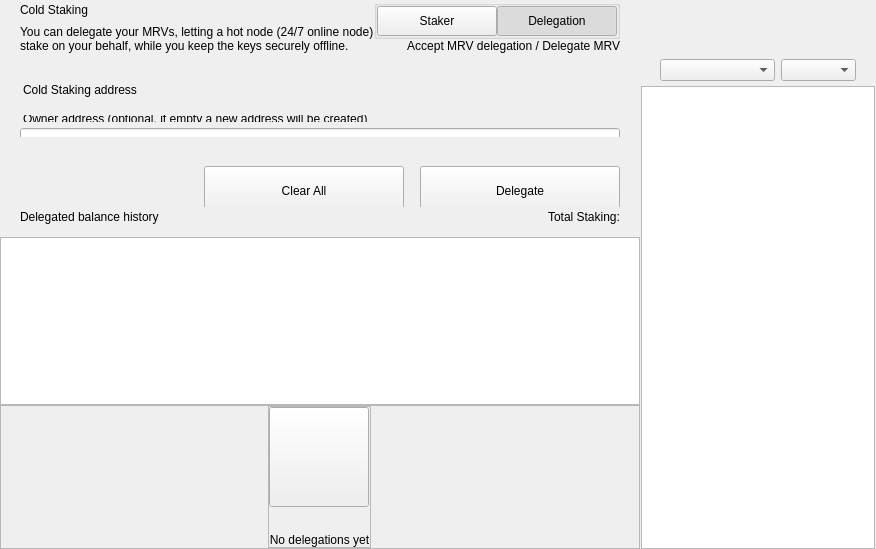
<?xml version="1.0" encoding="UTF-8"?>
<ui version="4.0">
 <class>ColdStakingWidget</class>
 <widget class="QWidget" name="ColdStakingWidget">
  <property name="geometry">
   <rect>
    <x>0</x>
    <y>0</y>
    <width>629</width>
    <height>549</height>
   </rect>
  </property>
  <property name="windowTitle">
   <string>Form</string>
  </property>
  <layout class="QHBoxLayout" name="horizontalLayout_1" stretch="2,1">
   <property name="spacing">
    <number>0</number>
   </property>
   <property name="leftMargin">
    <number>0</number>
   </property>
   <property name="topMargin">
    <number>0</number>
   </property>
   <property name="rightMargin">
    <number>0</number>
   </property>
   <property name="bottomMargin">
    <number>0</number>
   </property>
   <item>
    <widget class="QWidget" name="left" native="true">
     <layout class="QVBoxLayout" name="verticalLayout_3">
      <property name="leftMargin">
       <number>0</number>
      </property>
      <property name="topMargin">
       <number>0</number>
      </property>
      <property name="rightMargin">
       <number>0</number>
      </property>
      <property name="bottomMargin">
       <number>0</number>
      </property>
      <item>
       <layout class="QVBoxLayout" name="verticalLayout_2">
        <property name="spacing">
         <number>0</number>
        </property>
        <item>
         <layout class="QVBoxLayout" name="verticalLayoutTop">
          <property name="spacing">
           <number>0</number>
          </property>
          <property name="leftMargin">
           <number>0</number>
          </property>
          <property name="rightMargin">
           <number>0</number>
          </property>
          <item>
           <widget class="QWidget" name="containerTitle" native="true">
            <property name="sizePolicy">
             <sizepolicy hsizetype="Preferred" vsizetype="Minimum">
              <horstretch>0</horstretch>
              <verstretch>0</verstretch>
             </sizepolicy>
            </property>
            <property name="maximumSize">
             <size>
              <width>16777215</width>
              <height>100</height>
             </size>
            </property>
            <layout class="QHBoxLayout" name="containerTitleLayout">
             <property name="spacing">
              <number>0</number>
             </property>
             <property name="leftMargin">
              <number>20</number>
             </property>
             <property name="topMargin">
              <number>0</number>
             </property>
             <property name="rightMargin">
              <number>20</number>
             </property>
             <property name="bottomMargin">
              <number>0</number>
             </property>
             <item>
              <layout class="QVBoxLayout" name="verticalLayout11">
               <property name="spacing">
                <number>5</number>
               </property>
               <item>
                <widget class="QLabel" name="labelTitle">
                 <property name="text">
                  <string>Cold Staking</string>
                 </property>
                </widget>
               </item>
               <item>
                <widget class="QLabel" name="labelSubtitle1">
                 <property name="maximumSize">
                  <size>
                   <width>16777215</width>
                   <height>16777215</height>
                  </size>
                 </property>
                 <property name="text">
                  <string>You can delegate your MRVs, letting a hot node (24/7 online node)
stake on your behalf, while you keep the keys securely offline.</string>
                 </property>
                </widget>
               </item>
              </layout>
             </item>
             <item>
              <spacer name="horizontalSpacer">
               <property name="orientation">
                <enum>Qt::Horizontal</enum>
               </property>
               <property name="sizeHint" stdset="0">
                <size>
                 <width>40</width>
                 <height>20</height>
                </size>
               </property>
              </spacer>
             </item>
             <item>
              <widget class="QWidget" name="containerViewPrivacyChecks" native="true">
               <layout class="QVBoxLayout" name="containerPrivacyChecks">
                <property name="spacing">
                 <number>0</number>
                </property>
                <property name="leftMargin">
                 <number>0</number>
                </property>
                <property name="topMargin">
                 <number>0</number>
                </property>
                <property name="rightMargin">
                 <number>0</number>
                </property>
                <property name="bottomMargin">
                 <number>0</number>
                </property>
                <item alignment="Qt::AlignHCenter|Qt::AlignVCenter">
                 <widget class="QGroupBox" name="groupBox">
                  <property name="title">
                   <string/>
                  </property>
                  <layout class="QHBoxLayout" name="horizontalLayout_2_1">
                   <property name="spacing">
                    <number>0</number>
                   </property>
                   <property name="leftMargin">
                    <number>0</number>
                   </property>
                   <property name="topMargin">
                    <number>0</number>
                   </property>
                   <property name="rightMargin">
                    <number>0</number>
                   </property>
                   <property name="bottomMargin">
                    <number>0</number>
                   </property>
                   <item>
                    <widget class="QPushButton" name="pushLeft">
                     <property name="minimumSize">
                      <size>
                       <width>120</width>
                       <height>30</height>
                      </size>
                     </property>
                     <property name="maximumSize">
                      <size>
                       <width>120</width>
                       <height>30</height>
                      </size>
                     </property>
                     <property name="focusPolicy">
                      <enum>Qt::NoFocus</enum>
                     </property>
                     <property name="text">
                      <string>Staker</string>
                     </property>
                     <property name="checkable">
                      <bool>true</bool>
                     </property>
                     <property name="autoExclusive">
                      <bool>true</bool>
                     </property>
                    </widget>
                   </item>
                   <item>
                    <widget class="QPushButton" name="pushRight">
                     <property name="minimumSize">
                      <size>
                       <width>120</width>
                       <height>30</height>
                      </size>
                     </property>
                     <property name="maximumSize">
                      <size>
                       <width>120</width>
                       <height>30</height>
                      </size>
                     </property>
                     <property name="focusPolicy">
                      <enum>Qt::NoFocus</enum>
                     </property>
                     <property name="text">
                      <string>Delegation</string>
                     </property>
                     <property name="checkable">
                      <bool>true</bool>
                     </property>
                     <property name="checked">
                      <bool>true</bool>
                     </property>
                     <property name="autoExclusive">
                      <bool>true</bool>
                     </property>
                    </widget>
                   </item>
                  </layout>
                 </widget>
                </item>
                <item alignment="Qt::AlignTop">
                 <widget class="QLabel" name="labelSubtitle2">
                  <property name="text">
                   <string>Accept MRV delegation / Delegate MRV</string>
                  </property>
                  <property name="alignment">
                   <set>Qt::AlignRight|Qt::AlignTrailing|Qt::AlignVCenter</set>
                  </property>
                 </widget>
                </item>
               </layout>
              </widget>
             </item>
            </layout>
           </widget>
          </item>
          <item>
           <spacer name="verticalSpacer_2">
            <property name="orientation">
             <enum>Qt::Vertical</enum>
            </property>
            <property name="sizeType">
             <enum>QSizePolicy::Fixed</enum>
            </property>
            <property name="sizeHint" stdset="0">
             <size>
              <width>20</width>
              <height>30</height>
             </size>
            </property>
           </spacer>
          </item>
          <item>
           <widget class="QWidget" name="containerSend" native="true">
            <property name="minimumSize">
             <size>
              <width>0</width>
              <height>50</height>
             </size>
            </property>
            <layout class="QVBoxLayout" name="containerSendRow">
             <property name="spacing">
              <number>6</number>
             </property>
             <property name="leftMargin">
              <number>0</number>
             </property>
             <property name="topMargin">
              <number>0</number>
             </property>
             <property name="rightMargin">
              <number>0</number>
             </property>
             <property name="bottomMargin">
              <number>0</number>
             </property>
             <item>
              <widget class="QLabel" name="labelEditTitle">
               <property name="maximumSize">
                <size>
                 <width>16777215</width>
                 <height>30</height>
                </size>
               </property>
               <property name="styleSheet">
                <string notr="true">padding-left:20px; padding-bottom:3px;</string>
               </property>
               <property name="text">
                <string>Cold Staking address</string>
               </property>
              </widget>
             </item>
             <item>
              <spacer name="verticalSpacer_6">
               <property name="orientation">
                <enum>Qt::Vertical</enum>
               </property>
               <property name="sizeType">
                <enum>QSizePolicy::Fixed</enum>
               </property>
               <property name="sizeHint" stdset="0">
                <size>
                 <width>20</width>
                 <height>9</height>
                </size>
               </property>
              </spacer>
             </item>
             <item>
              <widget class="QWidget" name="containerOwner" native="true">
               <layout class="QVBoxLayout" name="vContainerOwner">
                <property name="spacing">
                 <number>4</number>
                </property>
                <property name="leftMargin">
                 <number>20</number>
                </property>
                <property name="topMargin">
                 <number>0</number>
                </property>
                <property name="rightMargin">
                 <number>20</number>
                </property>
                <property name="bottomMargin">
                 <number>0</number>
                </property>
                <item>
                 <widget class="QLabel" name="labelSubtitleDescription">
                  <property name="maximumSize">
                   <size>
                    <width>16777215</width>
                    <height>20</height>
                   </size>
                  </property>
                  <property name="styleSheet">
                   <string notr="true">margin-bottom:2px;
                   margin-left:0.05px;
                   padding:0px;</string>
                  </property>
                  <property name="text">
                   <string>Owner address (optional, if empty a new address will be created)</string>
                  </property>
                 </widget>
                </item>
                <item>
                 <widget class="QLineEdit" name="lineEditOwnerAddress">
                  <property name="minimumSize">
                   <size>
                    <width>0</width>
                    <height>50</height>
                   </size>
                  </property>
                  <property name="maximumSize">
                   <size>
                    <width>16777215</width>
                    <height>50</height>
                   </size>
                  </property>
                  <property name="styleSheet">
                   <string notr="true"/>
                  </property>
                  <property name="placeholderText">
                   <string>Enter owner address</string>
                  </property>
                 </widget>
                </item>
               </layout>
              </widget>
             </item>
            </layout>
           </widget>
          </item>
         </layout>
        </item>
        <item>
         <spacer name="verticalSpacer_3">
          <property name="orientation">
           <enum>Qt::Vertical</enum>
          </property>
          <property name="sizeType">
           <enum>QSizePolicy::Minimum</enum>
          </property>
          <property name="sizeHint" stdset="0">
           <size>
            <width>20</width>
            <height>20</height>
           </size>
          </property>
         </spacer>
        </item>
        <item>
         <widget class="QWidget" name="containerBtn" native="true">
          <property name="minimumSize">
           <size>
            <width>0</width>
            <height>50</height>
           </size>
          </property>
          <layout class="QHBoxLayout" name="horizontalLayout">
           <property name="rightMargin">
            <number>20</number>
           </property>
           <item>
            <spacer name="horizontalSpacer_2">
             <property name="orientation">
              <enum>Qt::Horizontal</enum>
             </property>
             <property name="sizeHint" stdset="0">
              <size>
               <width>200</width>
               <height>20</height>
              </size>
             </property>
            </spacer>
           </item>
           <item>
            <layout class="QHBoxLayout" name="horizontalLayout_7">
             <item>
              <spacer name="horizontalSpacer_3">
               <property name="orientation">
                <enum>Qt::Horizontal</enum>
               </property>
               <property name="sizeType">
                <enum>QSizePolicy::Expanding</enum>
               </property>
               <property name="sizeHint" stdset="0">
                <size>
                 <width>40</width>
                 <height>20</height>
                </size>
               </property>
              </spacer>
             </item>
             <item>
              <widget class="QPushButton" name="pushButtonClear">
               <property name="minimumSize">
                <size>
                 <width>200</width>
                 <height>50</height>
                </size>
               </property>
               <property name="focusPolicy">
                <enum>Qt::NoFocus</enum>
               </property>
               <property name="text">
                <string>Clear All</string>
               </property>
              </widget>
             </item>
             <item>
              <spacer name="horizontalSpacer_4">
               <property name="orientation">
                <enum>Qt::Horizontal</enum>
               </property>
               <property name="sizeType">
                <enum>QSizePolicy::Fixed</enum>
               </property>
               <property name="sizeHint" stdset="0">
                <size>
                 <width>10</width>
                 <height>20</height>
                </size>
               </property>
              </spacer>
             </item>
             <item>
              <widget class="QPushButton" name="pushButtonSend">
               <property name="minimumSize">
                <size>
                 <width>200</width>
                 <height>50</height>
                </size>
               </property>
               <property name="maximumSize">
                <size>
                 <width>200</width>
                 <height>50</height>
                </size>
               </property>
               <property name="focusPolicy">
                <enum>Qt::NoFocus</enum>
               </property>
               <property name="text">
                <string>Delegate</string>
               </property>
              </widget>
             </item>
            </layout>
           </item>
          </layout>
         </widget>
        </item>
        <item>
         <widget class="QWidget" name="containerHistoryLabel" native="true">
          <layout class="QHBoxLayout" name="horizontalLayout_4">
           <property name="spacing">
            <number>0</number>
           </property>
           <property name="leftMargin">
            <number>20</number>
           </property>
           <property name="topMargin">
            <number>0</number>
           </property>
           <property name="rightMargin">
            <number>20</number>
           </property>
           <property name="bottomMargin">
            <number>0</number>
           </property>
           <item>
            <widget class="QWidget" name="verticalWidget" native="true">
             <property name="minimumSize">
              <size>
               <width>100</width>
               <height>0</height>
              </size>
             </property>
             <layout class="QVBoxLayout" name="verticalLayout_58">
              <property name="leftMargin">
               <number>0</number>
              </property>
              <property name="topMargin">
               <number>0</number>
              </property>
              <property name="rightMargin">
               <number>0</number>
              </property>
              <property name="bottomMargin">
               <number>0</number>
              </property>
              <item>
               <widget class="QLabel" name="labelListHistory">
                <property name="text">
                 <string>Delegated balance history</string>
                </property>
               </widget>
              </item>
             </layout>
            </widget>
           </item>
           <item>
            <spacer name="horizontalSpacer_5">
             <property name="orientation">
              <enum>Qt::Horizontal</enum>
             </property>
             <property name="sizeHint" stdset="0">
              <size>
               <width>40</width>
               <height>20</height>
              </size>
             </property>
            </spacer>
           </item>
           <item>
            <widget class="QLabel" name="labelStakingTotal">
             <property name="text">
              <string>Total Staking:</string>
             </property>
            </widget>
           </item>
          </layout>
         </widget>
        </item>
        <item>
         <layout class="QVBoxLayout" name="verticalLayout_64">
          <property name="spacing">
           <number>0</number>
          </property>
          <item>
           <spacer name="verticalSpacer_44">
            <property name="orientation">
             <enum>Qt::Vertical</enum>
            </property>
            <property name="sizeType">
             <enum>QSizePolicy::Fixed</enum>
            </property>
            <property name="sizeHint" stdset="0">
             <size>
              <width>20</width>
              <height>10</height>
             </size>
            </property>
           </spacer>
          </item>
          <item>
           <widget class="QListView" name="listView">
            <property name="enabled">
             <bool>true</bool>
            </property>
            <property name="mouseTracking">
             <bool>true</bool>
            </property>
           </widget>
          </item>
          <item>
           <widget class="QFrame" name="emptyContainer">
            <property name="minimumSize">
             <size>
              <width>0</width>
              <height>100</height>
             </size>
            </property>
            <property name="frameShape">
             <enum>QFrame::StyledPanel</enum>
            </property>
            <property name="frameShadow">
             <enum>QFrame::Raised</enum>
            </property>
            <layout class="QVBoxLayout" name="verticalLayout_71" stretch="1,8">
             <property name="spacing">
              <number>0</number>
             </property>
             <property name="leftMargin">
              <number>0</number>
             </property>
             <property name="topMargin">
              <number>0</number>
             </property>
             <property name="rightMargin">
              <number>0</number>
             </property>
             <property name="bottomMargin">
              <number>0</number>
             </property>
             <item>
              <spacer name="verticalSpacer">
               <property name="orientation">
                <enum>Qt::Vertical</enum>
               </property>
               <property name="sizeHint" stdset="0">
                <size>
                 <width>20</width>
                 <height>20</height>
                </size>
               </property>
              </spacer>
             </item>
             <item alignment="Qt::AlignHCenter|Qt::AlignVCenter">
              <widget class="QFrame" name="emptyScreen">
               <property name="sizePolicy">
                <sizepolicy hsizetype="Expanding" vsizetype="Expanding">
                 <horstretch>0</horstretch>
                 <verstretch>0</verstretch>
                </sizepolicy>
               </property>
               <property name="frameShape">
                <enum>QFrame::StyledPanel</enum>
               </property>
               <property name="frameShadow">
                <enum>QFrame::Raised</enum>
               </property>
               <layout class="QVBoxLayout" name="verticalLayout">
                <property name="spacing">
                 <number>30</number>
                </property>
                <property name="leftMargin">
                 <number>0</number>
                </property>
                <property name="topMargin">
                 <number>0</number>
                </property>
                <property name="rightMargin">
                 <number>0</number>
                </property>
                <property name="bottomMargin">
                 <number>0</number>
                </property>
                <item alignment="Qt::AlignHCenter|Qt::AlignVCenter">
                 <widget class="QPushButton" name="pushImgEmpty">
                  <property name="minimumSize">
                   <size>
                    <width>100</width>
                    <height>100</height>
                   </size>
                  </property>
                  <property name="maximumSize">
                   <size>
                    <width>100</width>
                    <height>100</height>
                   </size>
                  </property>
                  <property name="focusPolicy">
                   <enum>Qt::NoFocus</enum>
                  </property>
                  <property name="text">
                   <string/>
                  </property>
                  <property name="iconSize">
                   <size>
                    <width>100</width>
                    <height>100</height>
                   </size>
                  </property>
                 </widget>
                </item>
                <item alignment="Qt::AlignHCenter|Qt::AlignVCenter">
                 <widget class="QLabel" name="labelEmpty">
                  <property name="styleSheet">
                   <string notr="true"/>
                  </property>
                  <property name="text">
                   <string>No delegations yet</string>
                  </property>
                  <property name="alignment">
                   <set>Qt::AlignCenter</set>
                  </property>
                 </widget>
                </item>
               </layout>
              </widget>
             </item>
            </layout>
           </widget>
          </item>
         </layout>
        </item>
       </layout>
      </item>
     </layout>
    </widget>
   </item>
   <item>
    <widget class="QWidget" name="right" native="true">
     <layout class="QVBoxLayout" name="rightContainer">
      <property name="spacing">
       <number>0</number>
      </property>
      <property name="leftMargin">
       <number>1</number>
      </property>
      <property name="topMargin">
       <number>0</number>
      </property>
      <property name="rightMargin">
       <number>1</number>
      </property>
      <property name="bottomMargin">
       <number>0</number>
      </property>
      <item>
       <widget class="QWidget" name="containerRightButtons" native="true">
        <property name="minimumSize">
         <size>
          <width>0</width>
          <height>50</height>
         </size>
        </property>
        <layout class="QVBoxLayout" name="verticalLayout_4">
         <property name="leftMargin">
          <number>19</number>
         </property>
         <property name="topMargin">
          <number>0</number>
         </property>
         <property name="rightMargin">
          <number>19</number>
         </property>
         <property name="bottomMargin">
          <number>0</number>
         </property>
         <item>
          <widget class="OptionButton" name="btnCoinControl" native="true">
           <property name="minimumSize">
            <size>
             <width>0</width>
             <height>0</height>
            </size>
           </property>
          </widget>
         </item>
         <item>
          <widget class="OptionButton" name="btnColdStaking" native="true"/>
         </item>
         <item>
          <widget class="OptionButton" name="btnMyStakingAddresses" native="true">
           <property name="sizePolicy">
            <sizepolicy hsizetype="Preferred" vsizetype="Minimum">
             <horstretch>0</horstretch>
             <verstretch>0</verstretch>
            </sizepolicy>
           </property>
          </widget>
         </item>
        </layout>
       </widget>
      </item>
      <item>
       <widget class="QWidget" name="sortWidget" native="true">
        <layout class="QHBoxLayout" name="horizontalLayout_6">
         <property name="leftMargin">
          <number>19</number>
         </property>
         <property name="rightMargin">
          <number>19</number>
         </property>
         <property name="bottomMargin">
          <number>5</number>
         </property>
         <item>
          <spacer name="horizontalSpacer_6">
           <property name="orientation">
            <enum>Qt::Horizontal</enum>
           </property>
           <property name="sizeHint" stdset="0">
            <size>
             <width>40</width>
             <height>20</height>
            </size>
           </property>
          </spacer>
         </item>
         <item>
          <widget class="QComboBox" name="comboBoxSort">
           <property name="sizePolicy">
            <sizepolicy hsizetype="Preferred" vsizetype="Fixed">
             <horstretch>0</horstretch>
             <verstretch>0</verstretch>
            </sizepolicy>
           </property>
           <property name="minimumSize">
            <size>
             <width>115</width>
             <height>0</height>
            </size>
           </property>
          </widget>
         </item>
         <item>
          <widget class="QComboBox" name="comboBoxSortOrder">
           <property name="sizePolicy">
            <sizepolicy hsizetype="Preferred" vsizetype="Fixed">
             <horstretch>0</horstretch>
             <verstretch>0</verstretch>
            </sizepolicy>
           </property>
           <property name="minimumSize">
            <size>
             <width>75</width>
             <height>0</height>
            </size>
           </property>
          </widget>
         </item>
        </layout>
       </widget>
      </item>
      <item>
       <widget class="QListView" name="listViewStakingAddress">
        <property name="enabled">
         <bool>true</bool>
        </property>
        <property name="mouseTracking">
         <bool>true</bool>
        </property>
       </widget>
      </item>
     </layout>
    </widget>
   </item>
  </layout>
 </widget>
 <customwidgets>
  <customwidget>
   <class>OptionButton</class>
   <extends>QWidget</extends>
   <header>qt/mrv_coin/optionbutton.h</header>
   <container>1</container>
  </customwidget>
 </customwidgets>
 <resources/>
 <connections/>
</ui>
